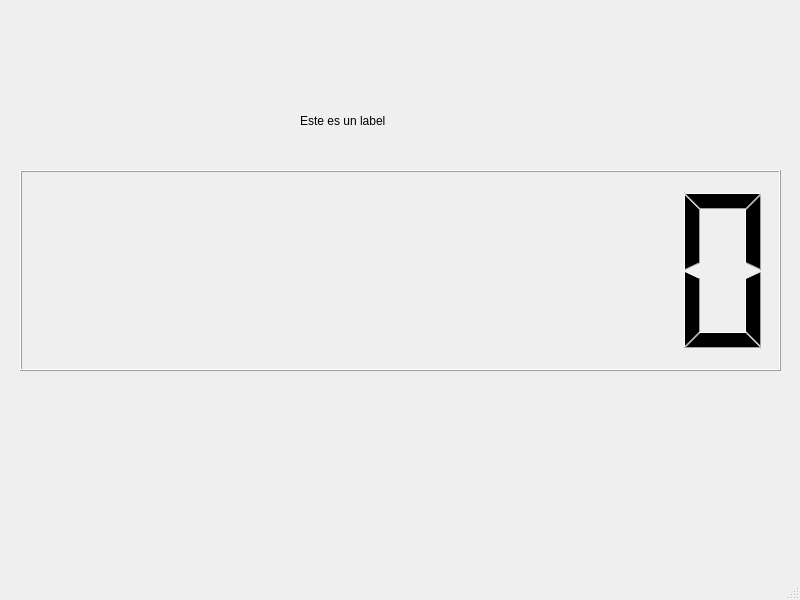
<?xml version="1.0" encoding="UTF-8"?>
<ui version="4.0">
 <class>MainWindow</class>
 <widget class="QMainWindow" name="MainWindow">
  <property name="geometry">
   <rect>
    <x>0</x>
    <y>0</y>
    <width>800</width>
    <height>600</height>
   </rect>
  </property>
  <property name="windowTitle">
   <string>MainWindow</string>
  </property>
  <widget class="QWidget" name="centralwidget">
   <widget class="QLCDNumber" name="lcdNumber">
    <property name="geometry">
     <rect>
      <x>20</x>
      <y>170</y>
      <width>761</width>
      <height>201</height>
     </rect>
    </property>
    <property name="digitCount">
     <number>8</number>
    </property>
   </widget>
   <widget class="QLabel" name="label">
    <property name="geometry">
     <rect>
      <x>300</x>
      <y>90</y>
      <width>191</width>
      <height>61</height>
     </rect>
    </property>
    <property name="text">
     <string>Este es un label</string>
    </property>
   </widget>
  </widget>
  <widget class="QStatusBar" name="statusbar"/>
 </widget>
 <resources/>
 <connections/>
</ui>
